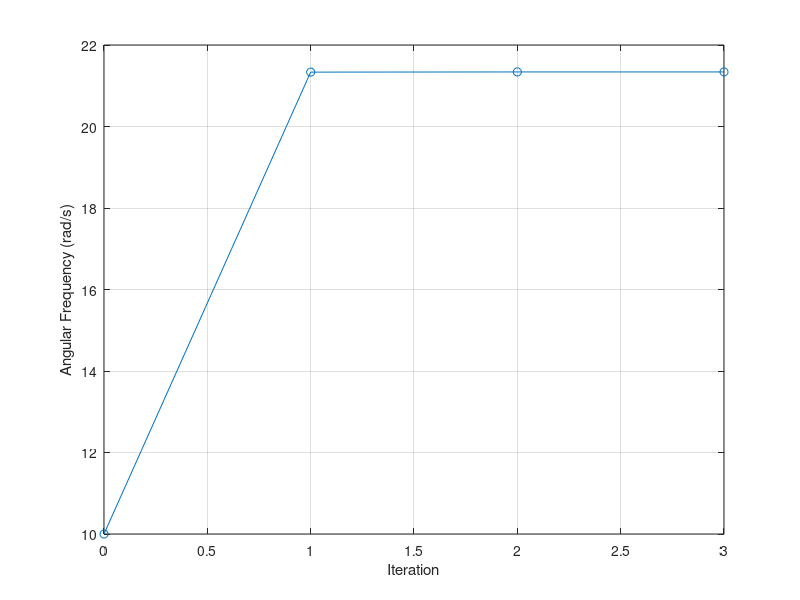
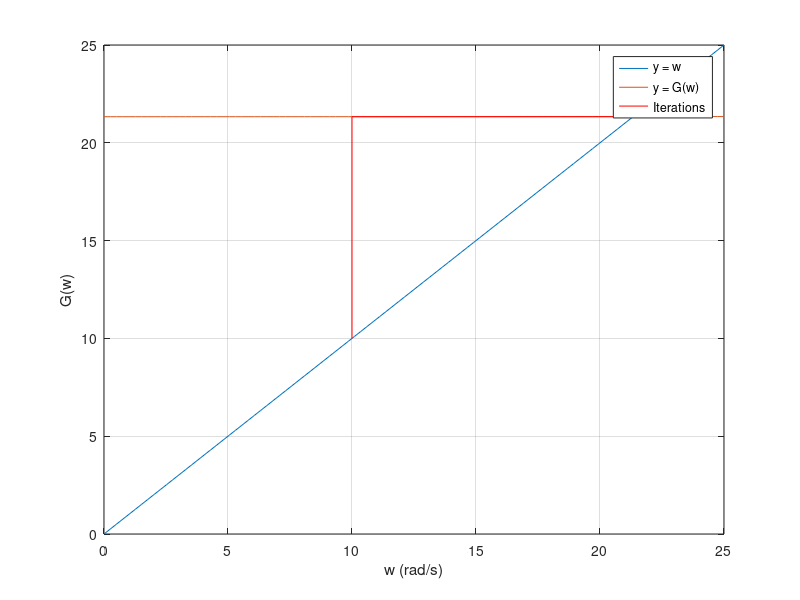

Write MATLAB code to recreate these figures, in order.
%% Part a)
clc, clear, close all

function val = G(w)
    m = 2000;   %kg
    k = 160000; %N/m
    c = 30000;  %Ns/m
    R = 0.25;   %X/Y

    val = (1 / c) * sqrt(((w^2 * c + k^2) / R^2) - (k - m * w^2));
end

%% Part b)
errorMax = 1e-4;
error = 1;
guess = 10;

resv(1,:) = [0 guess guess 0];
i = 2;

while error >= errorMax
    New = G(guess);

    error = abs((New - guess) / New);

    resv(i,:) = [i-1 guess New error];

    guess = New;

    i = i + 1;
end

solution = guess
resv

%% Part c)
figure
plot(resv(:,1), resv(:,3), '-o')
xlabel('Iteration')
ylabel('Angular Frequency (rad/s)')
grid on

%% Part d)
w = linspace(0,25,100);

i = 1;
while i <= length(w)
    Gw(i) = G(w(i));
    i = i + 1;
end

figure
plot(w,w)
hold on
plot(w,Gw)

i = 1;
while i <= length(resv(:,1))
    old = resv(i,2);
    new = resv(i,3);

    % Vertical line
    plot([old old],[old new],'r')

    % Horizontal line
    plot([old new],[new new],'r')

    i = i + 1;
end

xlabel('w (rad/s)')
ylabel('G(w)')
legend('y = w','y = G(w)','Iterations')
grid on

%% Part e)

%  The fixed-point iteration converged to an angular frequency of 
%  approximately 21.399 rad/s. The iteration plot shows the solution 
%  approaching a constant value, and the G(w) vs w plot also shows the 
%  iterations converging toward the intersection of the two functions.
